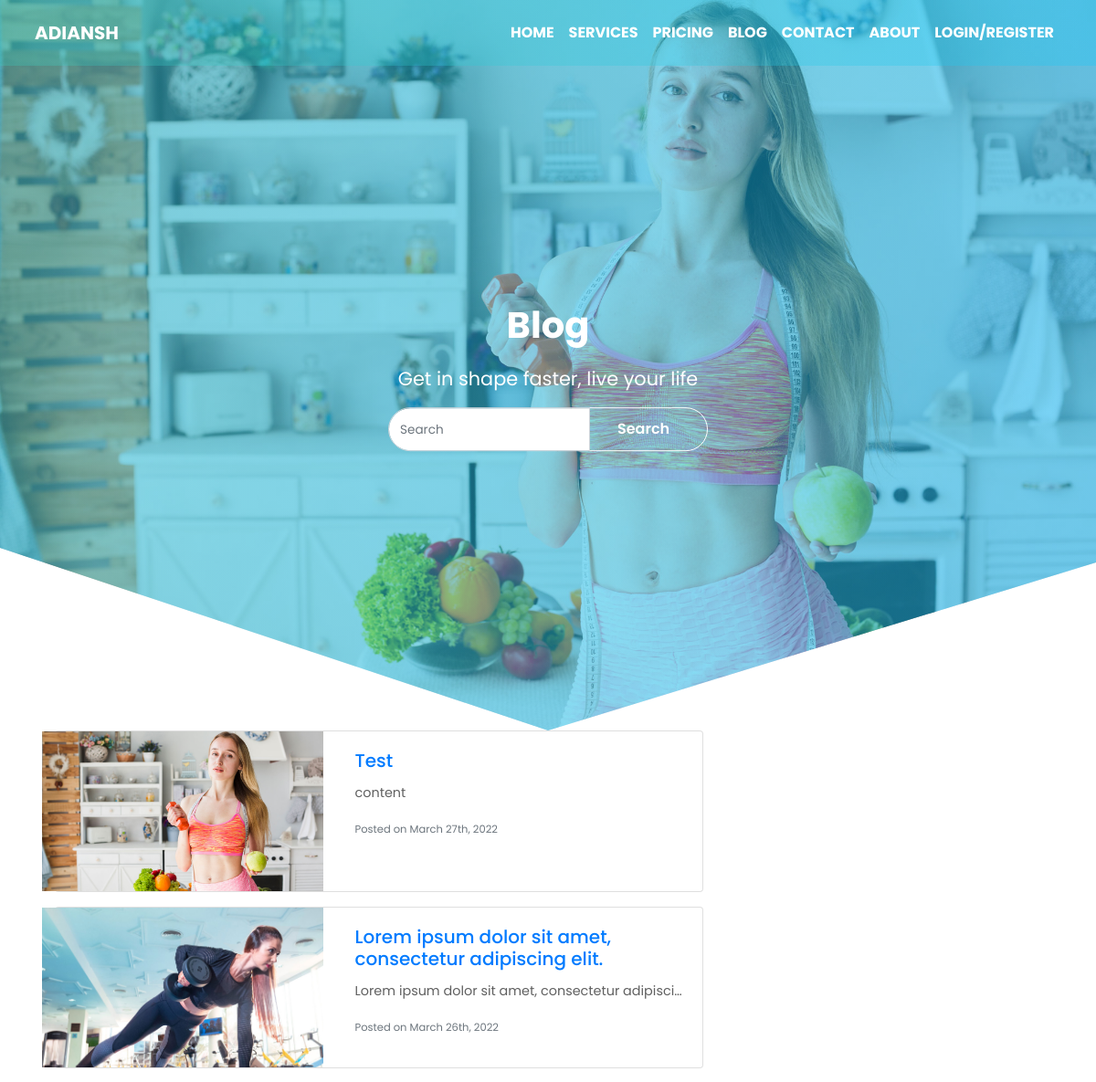
Before: /blog.php?page=2 (upper part) with the older database file.
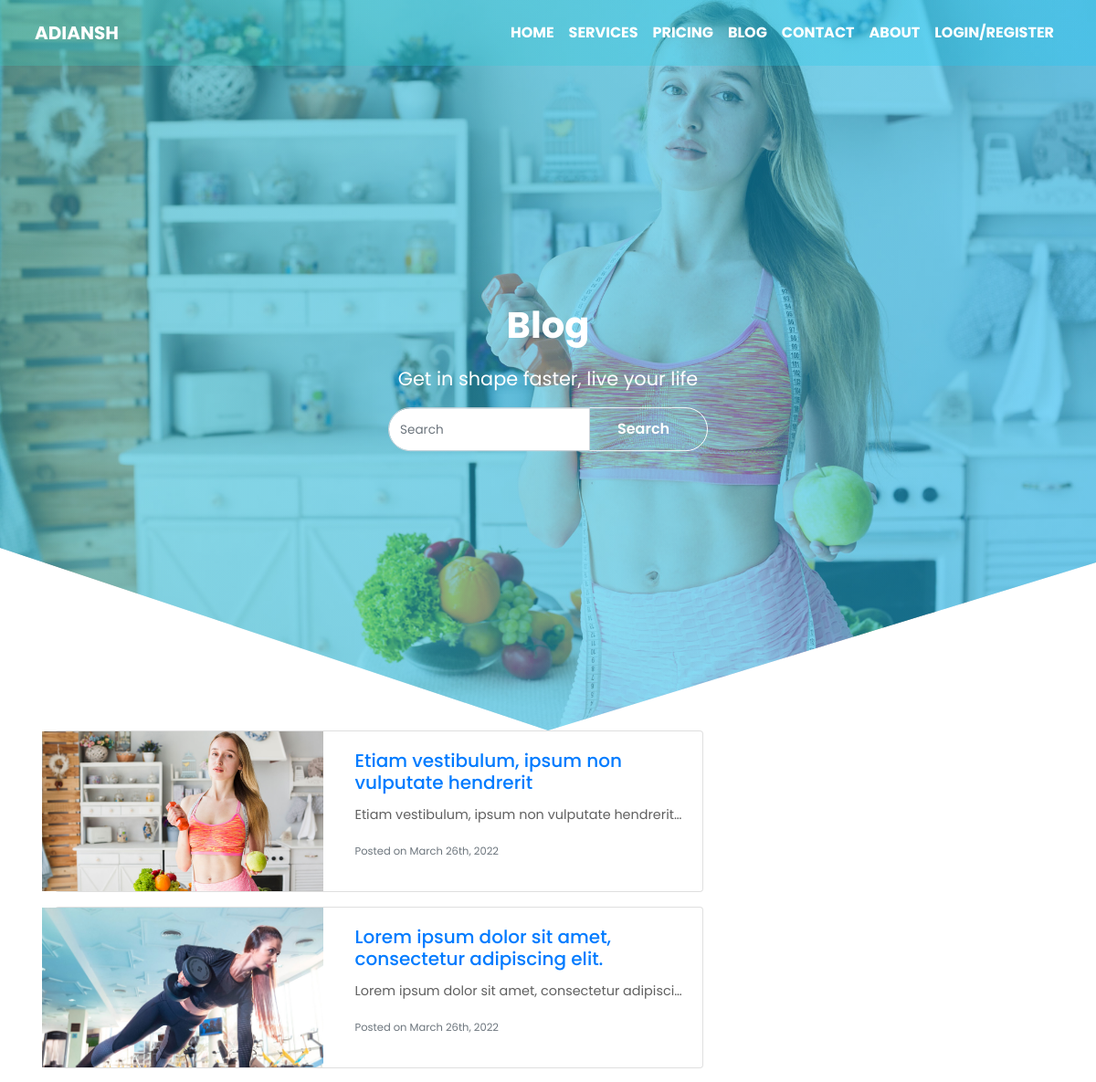
After: the same page with the newer database file.
### tables this page shows
CREATE TABLE `posts` (
  `id` int(11) NOT NULL,
  `user_id` int(11) NOT NULL,
  `title` text NOT NULL,
  `content` text NOT NULL,
  `category_id` int(11) NOT NULL,
  `status` tinyint(4) NOT NULL,
  `added_on` timestamp NOT NULL DEFAULT current_timestamp()
);

CREATE TABLE `post_images` (
  `id` int(1) NOT NULL,
  `post_id` int(11) NOT NULL,
  `image` text NOT NULL
);

### functions.inc.php (called while the page is built, shortened)
<?php
function getImages($conn, $post_id){
	$sql="SELECT * from post_images WHERE post_id=$post_id";
	$run=mysqli_query($conn, $sql);
	$data=array();
	while($row=mysqli_fetch_assoc($run)){
		$data[]=$row;
	}
	return $data;
}
?>

### blog.php (the view, shortened to what this page needs)
<?php
require('top.php');
if(isset($_GET['page'])){
	$page = $_GET['page'];
}else{
	$page = 1;
}
$post_per_page = 5;
$result = ($page-1)*$post_per_page;
?>
<div class="blog" id="topheader">
	<?php
	require('nav.php');
	?>
	<section class="header-section">
		<div class="center-div">
			<h1 class="font-weight-bold">Blog</h1>
			<p>Get in shape faster, live your life</p>
			<form class="text-center" autocomplete="off">
				<div class="input-group">
					<input type="text" class="form-control news-input" name="search" placeholder="Search">
					<button class="input-group-append input-group-text" type="submit">Search</button>
				</div>
			</form>
		</div>
	</section>
</div>
<div>
	<div class="container m-auto mt-3 row">
		<div class="col-8">
			<?php
			if (isset($_GET['search'])) {
				$keyword = $_GET['search'];
				$postQuery = "SELECT * from posts WHERE title LIKE '%$keyword%' AND status=1 order by id desc limit $result, $post_per_page";
			}else{
				$postQuery = "SELECT * from posts WHERE status=1 order by id desc limit $result, $post_per_page";
			}
			$post_result = mysqli_query($conn, $postQuery);
			$p_result = mysqli_num_rows($post_result);
			if ($p_result == "0") {
				?>
				<h2>No Records Found</h2>
				<?php
			}else{
				while ($post = mysqli_fetch_assoc($post_result)) {
					?>
					<div class="card mb-3" style="max-width: 800px;">
						<a href="post.php?id=<?php echo $post['id'];?>">
							<div class="row g-0">
								<?php $post_images = getImages($conn, $post['id']);
									$img = current($post_images);
								?>
								<div class="col-md-5" style="background-image: url('images/<?php echo $img['image'] ?>');background-size: cover; height: 175px;">
								</div>
								<div class="col-md-7">
									<div class="card-body">
										<h5 class="card-title"><?php echo$post['title'] ?></h5>
										<p class="card-text text-truncate"><?php echo $post['content'] ?></p>
										<p class="card-text"><small class="text-muted">Posted on <?php echo date('F jS, Y', strtotime($post['added_on'])) ?></small></p>
									</div>
								</div>
							</div>
						</a>
					</div>
					<?php
				}
			}
			?>
		</div>
	</div>
</div>
<?php require('footer.php')?>

### top.php (shortened to what this page needs)
<?php
require('config.php');
require('functions.inc.php');
?>
<!DOCTYPE html>
<html>
<head>
	<link rel="stylesheet" href="https://cdnjs.cloudflare.com/ajax/libs/font-awesome/4.0.1/css/font-awesome.css" />
	<link rel="stylesheet" href="https://cdn.jsdelivr.net/npm/bootstrap@4.0.0/dist/css/bootstrap.min.css">
	<link rel="stylesheet" href="css/style.css">
	<link href="admin/assets/vendor/quill/quill.snow.css" rel="stylesheet">
  <link href="admin/assets/vendor/quill/quill.bubble.css" rel="stylesheet">
</head>
<body>

### nav.php (shortened to what this page needs)
<nav class="navbar navbar-expand-lg navbar-dark fixed-top">
	<div class="container text-uppercase p-2">
		<a class="navbar-brand font-weight-bold text-white" href="#">Adiansh</a>
		<div class="collapse navbar-collapse" id="navbarSupportedContent">
			<ul class="navbar-nav ml-auto">
				<li class="nav-item">
					<a class="nav-link" href="index.php">Home</a>
				</li>
				<?php
				if(isset($_SESSION['USER_LOGIN'])){
					echo '<li class="nav-item"><a class="nav-link" href="myplan.php">My Plan</a></li>';
				}else{
					echo '<li class="nav-item"><a class="nav-link" href="index.php#service">Services</a></li>';
					echo '<li class="nav-item"><a class="nav-link" href="index.php#pricing">Pricing</a></li>';
				}
				if(isset($_SESSION['USER_LOGIN'])){
					?>
					<li class="nav-item dropdown">
						<a class="nav-link dropdown-toggle" href="#" id="navbarDropdown" role="button" data-toggle="dropdown" aria-haspopup="true" aria-expanded="false">
							Blog
						</a>
						<div class="dropdown-menu" aria-labelledby="navbarDropdown">
							<a class="dropdown-item" href="my_post.php">My Posts</a>
							<a class="dropdown-item" href="upload_post.php">Upload Posts</a>
							<a class="dropdown-item" href="blog.php">All Posts</a>
						</div>
					</li>
					<?php
				}else{
					echo '<li class="nav-item"><a href="blog.php" class="nav-link">Blog</a></li>';
				}
				?>
				<li class="nav-item">
					<a class="nav-link" href="index.php#contact">Contact</a>
				</li>
				<li class="nav-item">
					<a class="nav-link" href="index.php#aboutus">About</a>
				</li>
				<?php
				if(isset($_SESSION['USER_LOGIN'])){
					?>
					<li class="nav-item dropdown">
						<a class="nav-link dropdown-toggle" href="#" id="navbar-Dropdown" role="button" data-toggle="dropdown" aria-haspopup="true" aria-expanded="false">
							Hi <?php echo $_SESSION['USER_NAME']?>
						</a>
						<div class="dropdown-menu" aria-labelledby="navbar-Dropdown">
							<a class="dropdown-item" href="history.php">Plan History</a>
							<a class="dropdown-item" href="profile.php">Profile</a>
							<a class="dropdown-item" href="feedback.php">Feedback</a>
							<div class="dropdown-divider"></div>
							<a class="dropdown-item" href="logout.php">Logout</a>
						</div>
					</li>
					<?php
				}else{
					echo '<li class="nav-item"><a href="login.php" class="nav-link">Login/Register</a></li>';
				}
				?>
			</ul>
		</div>
	</div>
</nav>

### footer.php (shortened to what this page needs)
</body>
</html>

### css/style.css (style rules this page uses)
html { scroll-behavior: smooth; }
* { margin: 0; padding: 0; box-sizing: border-box; font-family: 'Poppins', sans-serif; }
a { text-decoration: none; }
li { list-style: none; }
p { font-size: 0.9rem; line-height: 1.6; font-weight: 400; color: #606060; }
.navbar:before { content: ""; position: absolute; top: 0%; bottom: 0%; left: 0%; right: 0%; opacity: .3; z-index: -1; background: linear-gradient(to right, #1e5799 0%, #3ccdbb 0%, #16c9f9 100%); }
.nav-item a { color: #fff!important; font-weight: bold; }
.header-section { width: 100%; height: inherit; color: white; text-align: center; position: relative; }
.center-div { width: 100%; height: auto; position: absolute; top: 50%; left: 50%; transform: translate(-50%, -50%); -ms-transform: translate(-50%, -50%); -webkit-transform: translate(-50%, -50%); }
.center-div p { font-size: 1.3rem; padding: 10px 0 20px 0; color: white; }
::placeholder { font-size: 0.85rem; }
.news-input { border-radius: 100px 0px 0px 100px!important; min-width: 150px; min-height: 45px; }
.input-group-text { color: #fff!important; background: #5bc0de!important; border-radius: 0px 100px 100px 0px!important; min-width: 130px; min-height: 40px; }
.blog { width: 100%; height: 100vh; background-image: linear-gradient(rgba(0, 168, 255, 0.3), rgba(0, 168, 255, 0.3)), url('../images/bg_2.jpg'); background-repeat: no-repeat; background-size: 100% 100%; clip-path: polygon(100% 0%, 100% 77%, 50% 100%, 0% 75%, 0 0); position: relative; }
.blog:before { content: ""; position: absolute; top: 0%; bottom: 0%; left: 0%; right: 0%; opacity: .3; z-index: -1; background: linear-gradient(to right, #1e5799 0%, #3ccdbb 0%, #16c9f9 100%); }
.header-section form { max-width: 350px; margin: 70px 0!important; position: absolute; top: 50%; left: 50%; transform: translate(-50%, -50%); -ms-transform: translate(-50%, -50%); -webkit-transform: translate(-50%, -50%); }
.header-section form button { border: 1px solid #fff; border-radius: 100px; padding: 12px 30px; outline: none; color: #fff; font-size: 1rem; font-weight: 600; line-height: 1.4; background-color: transparent!important; }

Changed rows visible on the page:
no longer on this page (row unchanged): posts: post_images.image (picture), title "Test", content "content", added_on "March 27th, 2022"
now on this page (row edited): posts: post_images.image (picture), title "Etiam vestibulum, ipsum non vulputate hendrerit", content "Etiam vestibulum, ipsum non vulputate hendrerit,…", added_on "March 26th, 2022"
